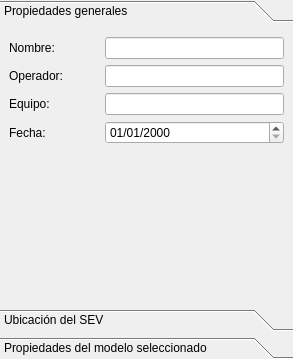
<?xml version="1.0" encoding="UTF-8"?>
<ui version="4.0">
 <class>VESPropertiesPanel</class>
 <widget class="QToolBox" name="VESPropertiesPanel">
  <property name="windowModality">
   <enum>Qt::NonModal</enum>
  </property>
  <property name="geometry">
   <rect>
    <x>0</x>
    <y>0</y>
    <width>293</width>
    <height>359</height>
   </rect>
  </property>
  <property name="windowTitle">
   <string>ToolBox</string>
  </property>
  <property name="currentIndex">
   <number>0</number>
  </property>
  <widget class="QWidget" name="pageGeneral">
   <property name="geometry">
    <rect>
     <x>0</x>
     <y>0</y>
     <width>293</width>
     <height>278</height>
    </rect>
   </property>
   <attribute name="label">
    <string>Propiedades generales</string>
   </attribute>
   <attribute name="toolTip">
    <string>Propiedades generales</string>
   </attribute>
   <layout class="QGridLayout" name="gridLayout_3">
    <item row="0" column="0">
     <layout class="QGridLayout" name="gridLayout_2">
      <item row="2" column="0">
       <widget class="QLabel" name="labelEquipment">
        <property name="text">
         <string>Equipo:</string>
        </property>
       </widget>
      </item>
      <item row="1" column="0">
       <widget class="QLabel" name="labelFieldOperator">
        <property name="text">
         <string>Operador:</string>
        </property>
       </widget>
      </item>
      <item row="3" column="0">
       <widget class="QLabel" name="labelVesDate">
        <property name="text">
         <string>Fecha:</string>
        </property>
       </widget>
      </item>
      <item row="0" column="0">
       <widget class="QLabel" name="labelVesName">
        <property name="text">
         <string>Nombre:</string>
        </property>
       </widget>
      </item>
      <item row="2" column="1" colspan="2">
       <widget class="QLineEdit" name="lineEditEquipment"/>
      </item>
      <item row="0" column="1" colspan="2">
       <widget class="QLineEdit" name="lineEditVesName"/>
      </item>
      <item row="1" column="1" colspan="2">
       <widget class="QLineEdit" name="lineEditVesOperator"/>
      </item>
      <item row="3" column="1" colspan="2">
       <widget class="QDateEdit" name="dateEditVesDate">
        <property name="displayFormat">
         <string>dd/MM/yyyy</string>
        </property>
       </widget>
      </item>
     </layout>
    </item>
    <item row="1" column="0">
     <spacer name="verticalSpacer_2">
      <property name="orientation">
       <enum>Qt::Vertical</enum>
      </property>
      <property name="sizeHint" stdset="0">
       <size>
        <width>20</width>
        <height>40</height>
       </size>
      </property>
     </spacer>
    </item>
   </layout>
  </widget>
  <widget class="QWidget" name="pageCoordinates">
   <property name="geometry">
    <rect>
     <x>0</x>
     <y>0</y>
     <width>293</width>
     <height>278</height>
    </rect>
   </property>
   <attribute name="label">
    <string>Ubicación del SEV</string>
   </attribute>
   <attribute name="toolTip">
    <string>Ubicación del SEV</string>
   </attribute>
   <layout class="QGridLayout" name="gridLayout_4">
    <item row="0" column="0">
     <layout class="QGridLayout" name="gridLayout">
      <item row="0" column="0" colspan="2">
       <widget class="QLabel" name="labelCoordinateSystem">
        <property name="sizePolicy">
         <sizepolicy hsizetype="Minimum" vsizetype="Preferred">
          <horstretch>0</horstretch>
          <verstretch>0</verstretch>
         </sizepolicy>
        </property>
        <property name="text">
         <string>Sistema:</string>
        </property>
       </widget>
      </item>
      <item row="2" column="0" colspan="2">
       <widget class="QLabel" name="labelLatitude_North">
        <property name="sizePolicy">
         <sizepolicy hsizetype="Minimum" vsizetype="Preferred">
          <horstretch>0</horstretch>
          <verstretch>0</verstretch>
         </sizepolicy>
        </property>
        <property name="text">
         <string>Latitud:</string>
        </property>
       </widget>
      </item>
      <item row="2" column="2" colspan="3">
       <widget class="QLineEdit" name="lineEditLatNorth"/>
      </item>
      <item row="4" column="4">
       <widget class="QPushButton" name="pushButtonGoogleElevation">
        <property name="text">
         <string>Cota de Google</string>
        </property>
       </widget>
      </item>
      <item row="3" column="0" colspan="2">
       <widget class="QLabel" name="labelLongitude_East">
        <property name="text">
         <string>Longitud:</string>
        </property>
       </widget>
      </item>
      <item row="3" column="2" colspan="3">
       <widget class="QLineEdit" name="lineEditLngEast"/>
      </item>
      <item row="1" column="0" colspan="2">
       <widget class="QLabel" name="labelSystemOptions">
        <property name="sizePolicy">
         <sizepolicy hsizetype="Minimum" vsizetype="Preferred">
          <horstretch>0</horstretch>
          <verstretch>0</verstretch>
         </sizepolicy>
        </property>
        <property name="text">
         <string>Formato:</string>
        </property>
       </widget>
      </item>
      <item row="1" column="2" colspan="3">
       <widget class="QComboBox" name="comboBoxSystemOptions">
        <property name="sizePolicy">
         <sizepolicy hsizetype="Expanding" vsizetype="Fixed">
          <horstretch>0</horstretch>
          <verstretch>0</verstretch>
         </sizepolicy>
        </property>
       </widget>
      </item>
      <item row="0" column="2" colspan="3">
       <widget class="QComboBox" name="comboBoxCoordinateSystem">
        <property name="sizePolicy">
         <sizepolicy hsizetype="Expanding" vsizetype="Fixed">
          <horstretch>0</horstretch>
          <verstretch>0</verstretch>
         </sizepolicy>
        </property>
       </widget>
      </item>
      <item row="4" column="2" colspan="2">
       <widget class="QLineEdit" name="lineEditElevation"/>
      </item>
      <item row="4" column="0" colspan="2">
       <widget class="QLabel" name="labelElevation">
        <property name="text">
         <string>Cota:</string>
        </property>
       </widget>
      </item>
     </layout>
    </item>
    <item row="1" column="0">
     <spacer name="verticalSpacer">
      <property name="orientation">
       <enum>Qt::Vertical</enum>
      </property>
      <property name="sizeHint" stdset="0">
       <size>
        <width>20</width>
        <height>40</height>
       </size>
      </property>
     </spacer>
    </item>
   </layout>
  </widget>
  <widget class="QWidget" name="pageCurrentModel">
   <property name="geometry">
    <rect>
     <x>0</x>
     <y>0</y>
     <width>293</width>
     <height>278</height>
    </rect>
   </property>
   <attribute name="label">
    <string>Propiedades del modelo seleccionado</string>
   </attribute>
   <attribute name="toolTip">
    <string>Propiedades del modelo seleccionado</string>
   </attribute>
  </widget>
 </widget>
 <resources/>
 <connections/>
</ui>
